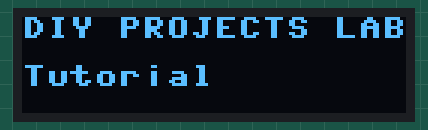
The program below on a simulated Raspberry Pi Pico running MicroPython. Parts: 128×32 one-colour display. Library files of the repository ran but are not shown: ssd1306.py.

Above: at 0.1 s.

The program:

oled.py
```python
from machine import Pin, I2C
from ssd1306 import SSD1306_I2C
WIDTH =128
HEIGHT= 32
i2c=I2C(1,scl=Pin(19),sda=Pin(26),freq=200000)
oled = SSD1306_I2C(WIDTH,HEIGHT,i2c)
while True:
    oled.fill(0)
    oled.text("DIY PROJECTS LAB", 0, 0)
    oled.text("Tutorial", 0, 16)
    oled.show()
```
